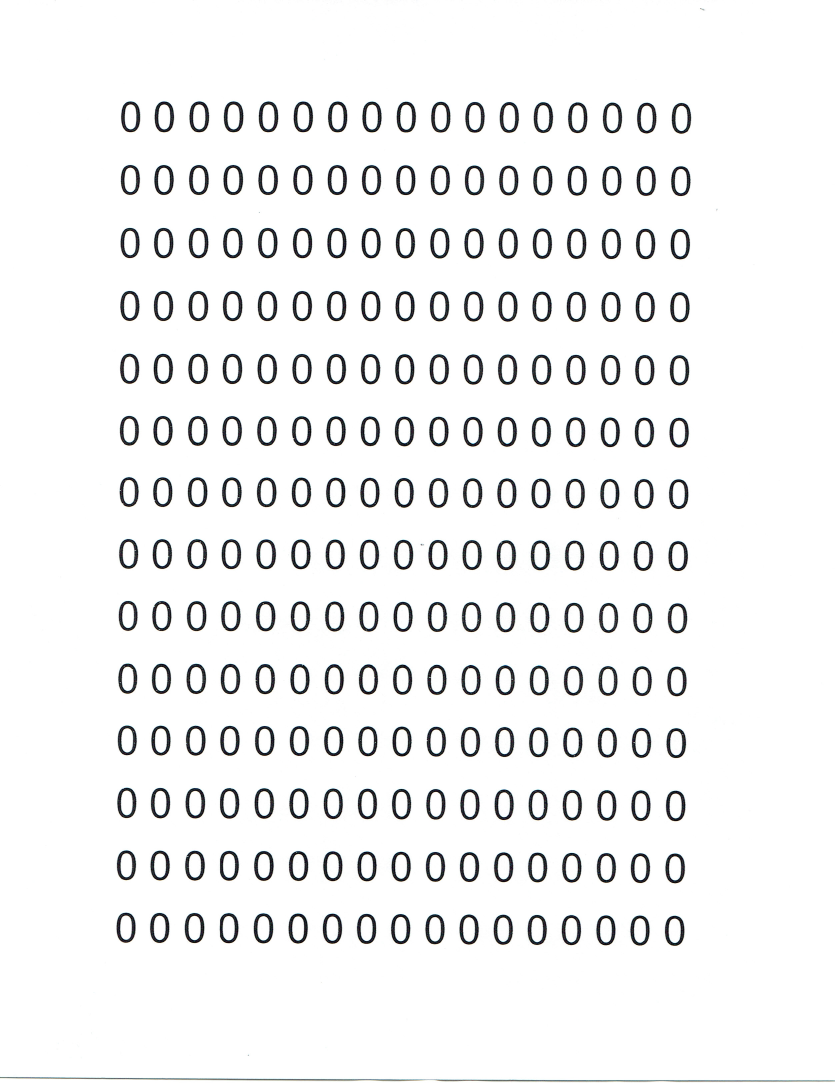
%> input picture trainingSet/0.jpg, 2503 x 3253 px (shown at 1/3 size); its folder holds 4 pictures in this run
$ octave --eval "segmentTrainingSet;"   (GNU Octave 9; MATLAB toolbox functions it lacks are replaced by stand-ins)
%> lines starting %> are read from the running program, lines starting %| are printed output that depends on the picture; in (x1, y1, x2, y2) boxes, pixels count from 0 and x2, y2 are one past the last pixel; in counts of white or black regions, pixels touching at a corner belong together; the program's own positions count from 1
### getSegmentsFromTrainingSet.m
%http://watermarkero.blogspot.mx/
%http://watermarkero.blogspot.mx/2015/03/reconocimiento-de-caracteres-usando.html
%Reconocimiento de caracteres usando Matlab

function getSegmentsFromTrainingSet(nTrainingSet, folderName)
%> called with nTrainingSet = 0, folderName = 'arialSegmented'
%% debug mode
    DEBUG = 0;

%% 1. Adquisici髇 de la imagen para entremamiento
    grayImageOriginal = imread(['trainingSet/' num2str(nTrainingSet) '.jpg']);
    % si la imagen es RGB, se convierte a escala de grises
    if ndims(grayImageOriginal) == 3
        grayImageOriginal = rgb2gray(grayImageOriginal);
    end
    grayImage = imadjust(grayImageOriginal);

    %debug mode
    if DEBUG==1
        %mostrar imagen
        figure; imshow(grayImage);
        title('Imagen en escala de grises - contrastada');
    end

%% 2. Obtener los segmentos de la imagen
    segments = getSegments(grayImage,0);

%% 3. Guardar los segmentos
    numObj = length(segments);
    for k = 1 : numObj
        imwrite(segments(k).image,['trainingSet/' folderName '/' num2str(nTrainingSet) '/' num2str(nTrainingSet) '_' num2str(k,'%03d') '.png']);
    end
end

### getSegments.m
%http://watermarkero.blogspot.mx/
%http://watermarkero.blogspot.mx/2015/03/reconocimiento-de-caracteres-usando.html
%Reconocimiento de caracteres usando Matlab

function [segments] = getSegments(grayImage,DEBUG)
%> called with DEBUG = 0
    %% Valores por default
    if nargin<2,
        DEBUG=0;
    end;

    %% Segmentaci髇 en regiones
    %Se segmenta la imagen en regiones, idealmente las regiones encontradas
    %son 2: el fondo y las letras mismas.
    thresh = multithresh(grayImage,1);
%> thresh = 144

    %La imagen segmentada contiene S覮O valores 1 y 2
    segmentedImage = imquantize(grayImage,thresh);
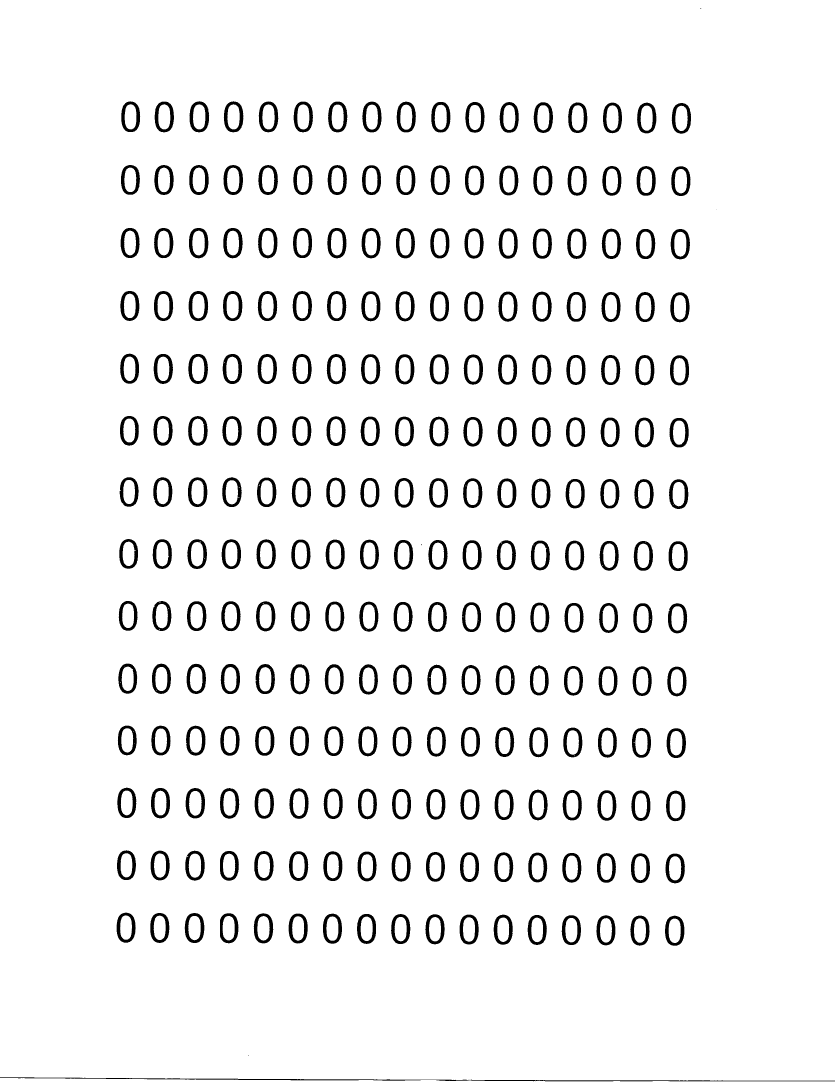
%> segmentedImage: size 3253x2503 double (shown at 1/3 size); values 1 (black) and 2 (white), 94% white; 243 black regions (4 under 20 px), largest, box (x1, y1, x2, y2) and area: (0, 3232, 2503, 3244) 6501, (568, 304, 628, 397) 2154, (671, 304, 730, 397) 2148

    %% correcci髇 para binarizaci髇
    %Se corrige la imagen Segmentada para que tengan valores de 1 y 0. es
    %decir se "binariza"
    segmentedImage = -1*(segmentedImage -2);

        %debug mode
    if DEBUG == 1,
        figure; imshow(segmentedImage)
        title('Imagen en SIN bordes dilatados');
    end

    %% Dilatar regiones
    dilateFactor=3;
    se = strel('disk',dilateFactor);
    dilatedImage = imdilate(segmentedImage,se);
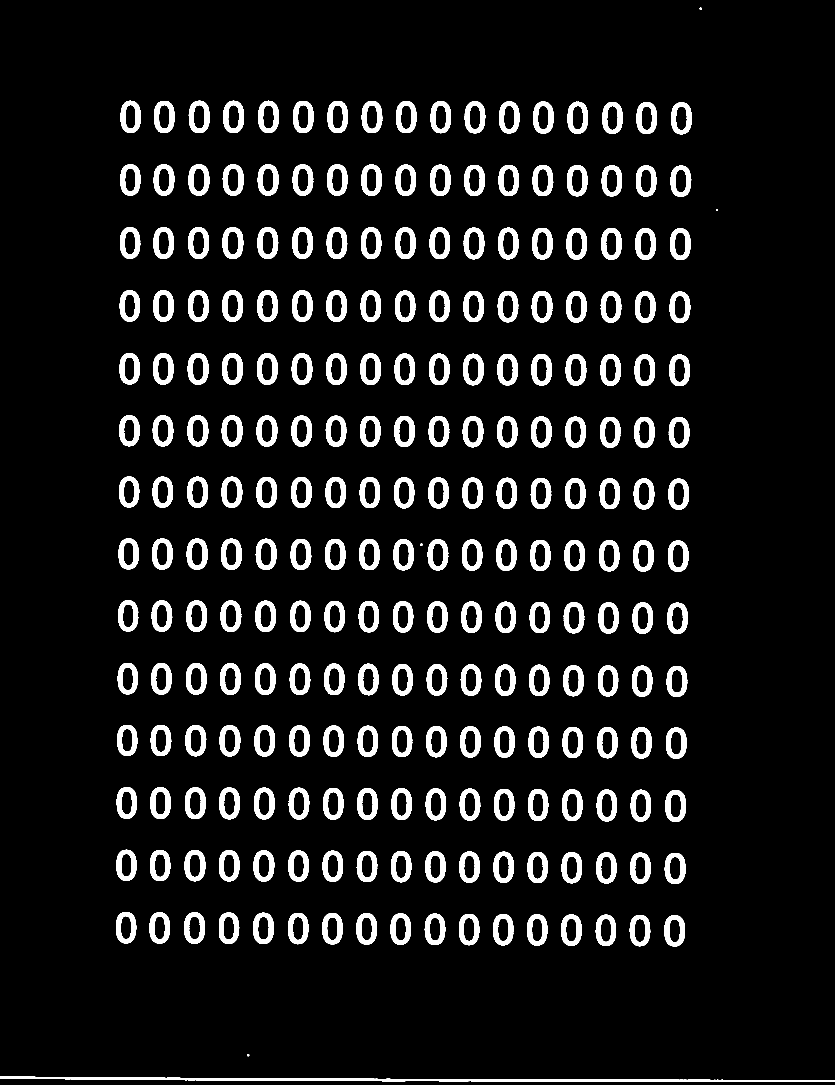
%> dilatedImage: size 3253x2503 double (shown at 1/3 size); values 0 (black) and 1 (white), 8.8% white; 243 white regions, largest, box (x1, y1, x2, y2) and area: (0, 3230, 2503, 3246) 16631, (566, 302, 630, 399) 3096, (669, 302, 732, 399) 3091

    %% Cerrar regiones
    %Se cierran regiones.
    closeFactor=4;
    se = strel('disk',closeFactor);
    closedImage = imclose(dilatedImage,se);
%> closedImage: size 3253x2503 double; values 0 (black) and 1 (white), 8.8% white; 243 white regions, largest, box (x1, y1, x2, y2) and area: (0, 3230, 2503, 3246) 16652, (566, 302, 630, 399) 3101, (669, 302, 732, 399) 3095

    %% Erosion de regiones
    %Se se erosiona la imagen.
    erodeFactor=4;
    se = strel('disk',erodeFactor);
    erodedImage = imerode(closedImage,se);
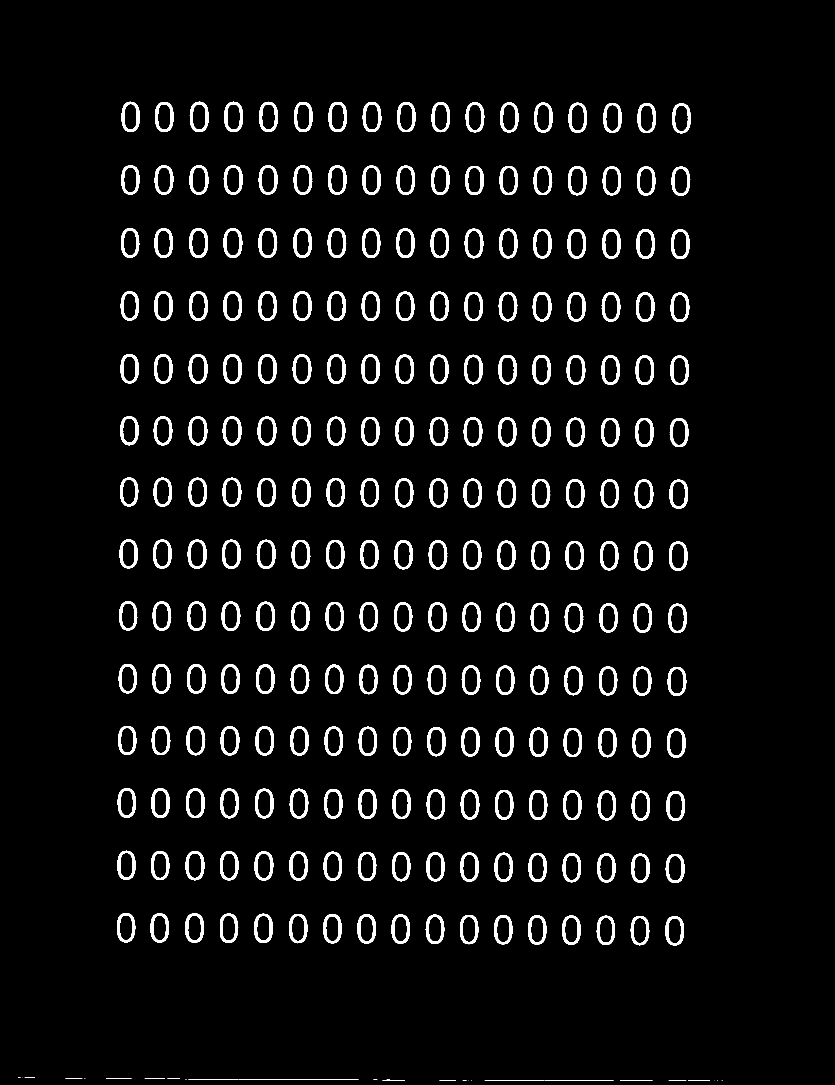
%> erodedImage: size 3253x2503 double (shown at 1/3 size); values 0 (black) and 1 (white), 4.8% white; 263 white regions (11 under 20 px)


    %debug mode
    if DEBUG == 1,
        figure; imshow(erodedImage)
        title('Imagen en con bordes erosionados');
    end

    %% Etiquetado de las regiones hallados
    [regions, numObj] = bwlabel(erodedImage);
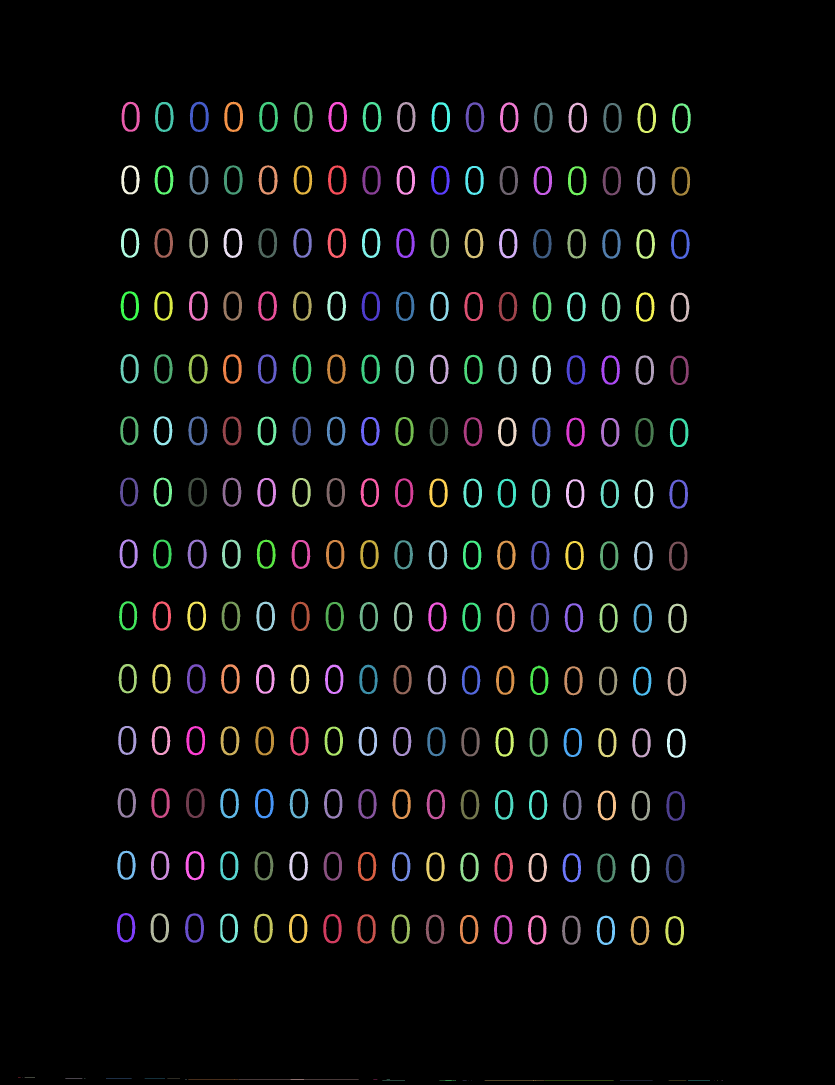
%> regions: size 3253x2503 double (shown at 1/3 size); 264 distinct labels, from 0 to 263; one colour per label, 0 black
%> numObj = 263

    %% Se obtiene el Bounding Box de las regiones conectadas
    bBox = regionprops(regions, 'BoundingBox');
%> bBox = 263 regions; largest, box (x1, y1, x2, y2): (569, 305, 627, 396), (672, 305, 729, 396), (777, 305, 834, 396), (775, 685, 832, 774), (465, 306, 521, 396)


    %debug mode
    if DEBUG == 1,
        figure; imshow(regions)
        title('Regiones halladas');
        hold on
    end

    %% Se llena la estructura de regiones encontradas
    for k = 1 : numObj
        %se obtiene la regi髇 de imagen segmentada
        segments(k).image = regions( ...
            ceil(bBox(k).BoundingBox(1,2)) : floor(bBox(k).BoundingBox(1,2)) + floor(bBox(k).BoundingBox(1,4)), ...
            ceil(bBox(k).BoundingBox(1,1)) : floor(bBox(k).BoundingBox(1,1)) + floor(bBox(k).BoundingBox(1,3)));
        %se obtiene el centro
        segments(k).center = ceil(size(segments(k).image)/2);
        segments(k).bBox = bBox(k).BoundingBox;
        %se obtiene el tama駉
        segments(k).size = size(segments(k).image);

        %debug mode
        if DEBUG == 1,
            rectangle('Position', bBox(k).BoundingBox,'EdgeColor','y');
        end
    end
%> after the loop, segments = 263 items; first 3, center, bBox and size: [1 4] [54.5 3233.5 8 1] [1 8], [1 1] [68.5 3233.5 1 1] [1 1], [1 16] [74.5 3233.5 31 1] [1 31]

    %debug mode
    if DEBUG == 1,
        hold off
    end

end

### segmentTrainingSet.m
%http://watermarkero.blogspot.mx/
%http://watermarkero.blogspot.mx/2015/03/reconocimiento-de-caracteres-usando.html
%Reconocimiento de caracteres usando Matlab

function segmentTrainingSet()
clc
clear all
close all

    folderName ='arialSegmented';
    %% se crea el folder en donde se guardarán los segmentos
    if exist(['trainingSet/' folderName '/' ], 'dir')
        rmdir(['trainingSet/' folderName '/' ], 's');
    end
    mkdir (['trainingSet/' folderName '/' ]);
    %% se segmentan los números
    for i = 0:9
        disp(['Segmentando training set: ' num2str(i)]);
        mkdir (['trainingSet/' folderName '/'  num2str(i)]);
        getSegmentsFromTrainingSet(i,folderName);
%> in getSegmentsFromTrainingSet, `numObj = length(segments);`: numObj = 263
    end
%> pass 2 of the loop in segmentTrainingSet, `for i = 0:9`:
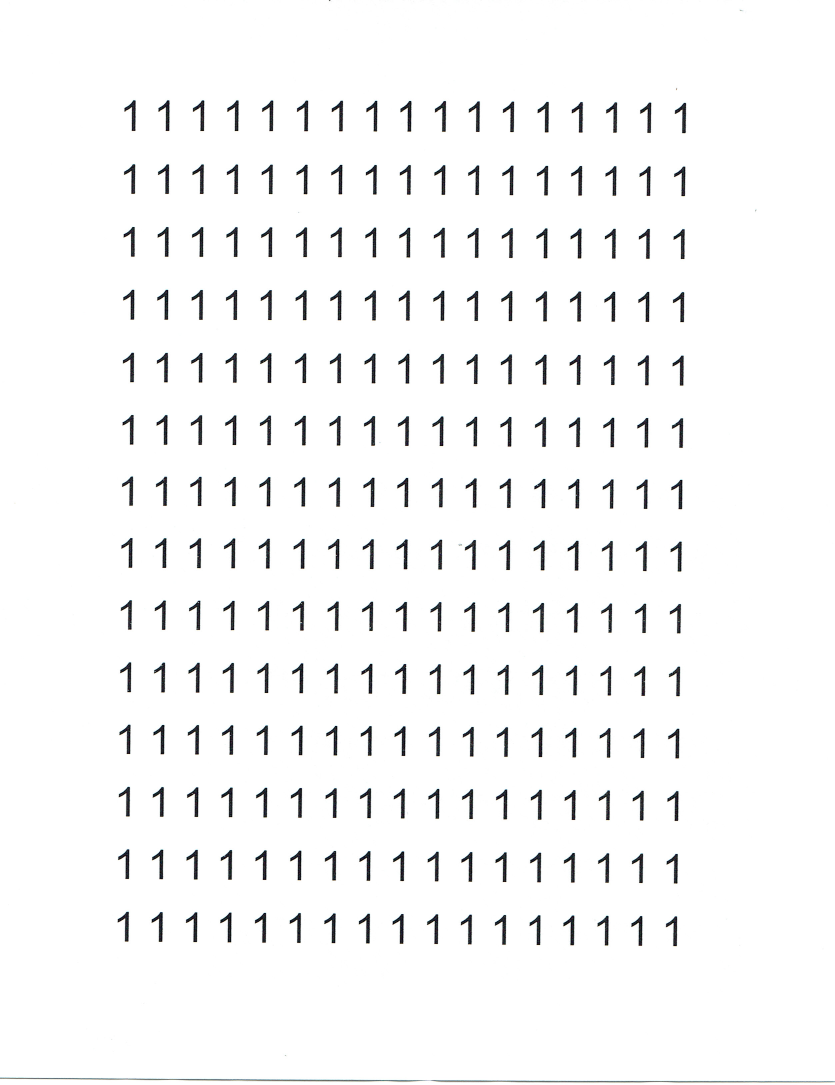
%> input picture trainingSet/1.jpg, 2503 x 3253 px (shown at 1/3 size)
%> thresh = 141
%> in getSegments (call 2), `segmentedImage = imquantize(grayImage,thresh);`:
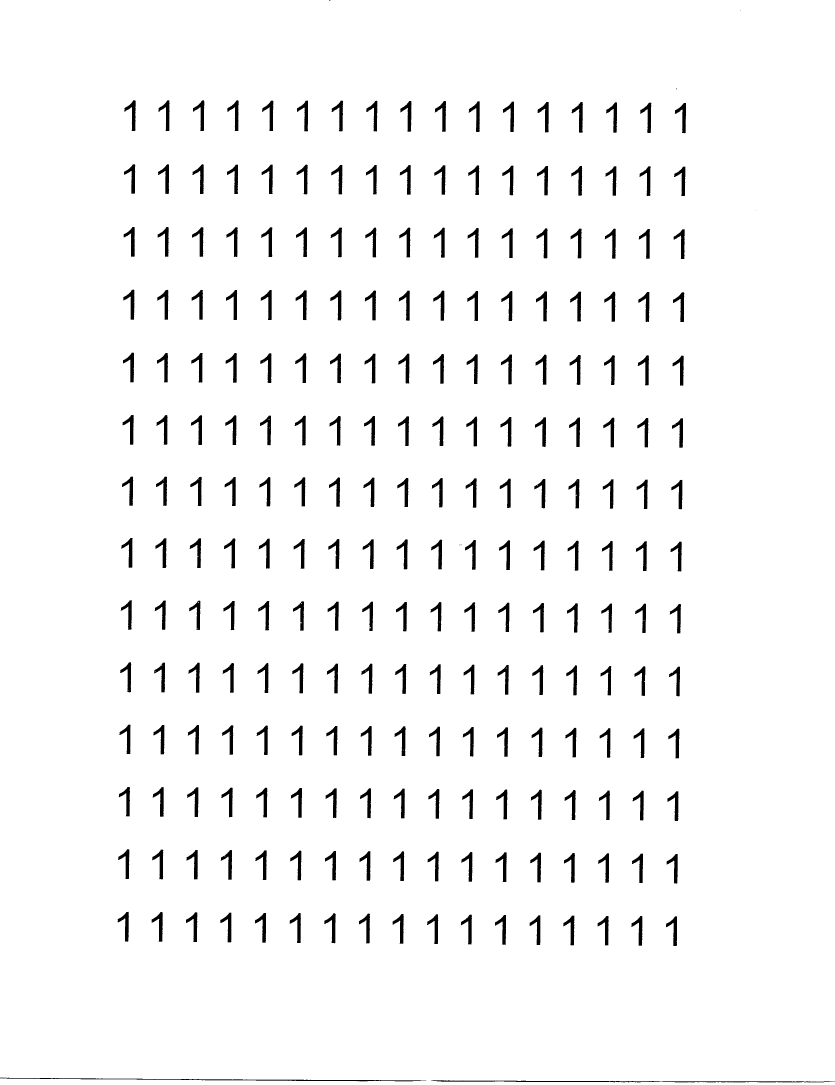
%> segmentedImage: size 3253x2503 double (shown at 1/3 size); values 1 (black) and 2 (white), 96.6% white; 247 black regions (7 under 20 px), largest, box (x1, y1, x2, y2) and area: (0, 3233, 1278, 3244) 3293, (1293, 3241, 2503, 3247) 3286, (1613, 306, 1646, 397) 1224
%> in getSegments (call 2), `[regions, numObj] = bwlabel(erodedImage);`:
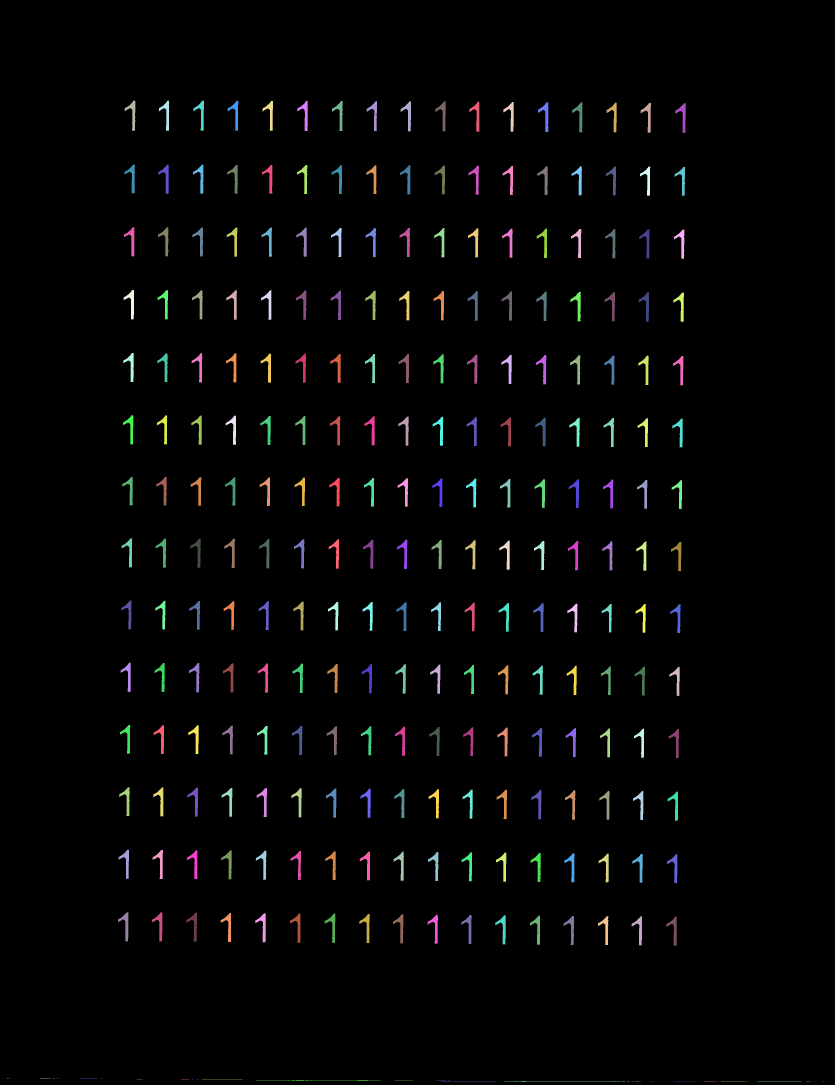
%> regions: size 3253x2503 double (shown at 1/3 size); 277 distinct labels, from 0 to 276; one colour per label, 0 black
%> in getSegments (call 2), `[regions, numObj] = bwlabel(erodedImage);`: numObj = 276
%> bBox = 276 regions; largest, box (x1, y1, x2, y2): (374, 302, 406, 392), (476, 302, 508, 392), (580, 302, 612, 392), (683, 302, 715, 392), (996, 303, 1028, 393)
%> after the loop in getSegments (call 2), `for k = 1 : numObj`: segments = 276 items; first 3, center, bBox and size: [1 1] [11.5 3234.5 1 1] [1 1], [1 4] [20.5 3234.5 8 1] [1 8], [1 1] [103.5 3235.5 1 1] [1 1]
%> in getSegmentsFromTrainingSet (call 2), `numObj = length(segments);`: numObj = 276
    %% se segmentan las letras
    for i = 'A':'Z'
        disp(['Segmentando training set: ' num2str(i)]);
        mkdir (['trainingSet/' folderName '/'  i]);
        getSegmentsFromTrainingSet(i,folderName);
    end

    %% se eliminan las imagenes  "ruido"
    %Se obtiene la lista de clases
    dirList = dir(['trainingSet/' folderName]);
    for ndir=1:length(dirList)
        if ~(strcmp(dirList(ndir).name, '.') || strcmp(dirList(ndir).name, '..'))
            if dirList(ndir).isdir == 1,
                disp(['--Limpiando training set: ' dirList(ndir).name]);

                % se obtiene la lista de imagenes de cada clase
                imageList = dir(['trainingSet/' folderName '/' dirList(ndir).name '/*.png']);
                area = [];
                cont = 1;
                % se obtiene la metrica que nos servirá para eliminar las
                % imágenes diferentes a las esperadas,área
                for nImage=1:length(imageList)
                    %se obtiene la imagen actual
                    currentImage = imread(['trainingSet/' folderName '/' dirList(ndir).name '/' imageList(nImage).name]);
                    %se halla area de la letra
                    area(cont,1) = sum(sum(currentImage));
                    cont = cont + 1;
                end
                %se establecen umbrales
                threshold_low = mean(area) - std(area);
                threshold_high = mean(area) + std(area);

                %se eliminan imagenes basura
                for nImage=1:length(imageList)
                    %se obtiene la imagen actual
                    currentImage = imread(['trainingSet/' folderName '/' dirList(ndir).name '/' imageList(nImage).name]);
                    %se halla area de la letra
                    area_current = sum(sum(currentImage));
                    % se elimina si está afuera de los límites
                    if area_current < threshold_low
                        delete(['trainingSet/' folderName '/' dirList(ndir).name '/' imageList(nImage).name]);
                    end
                    if area_current > threshold_high
                        delete(['trainingSet/' folderName '/' dirList(ndir).name '/' imageList(nImage).name]);
                    end
                end

            end
        end
    end


end
%> (the run ends here)
